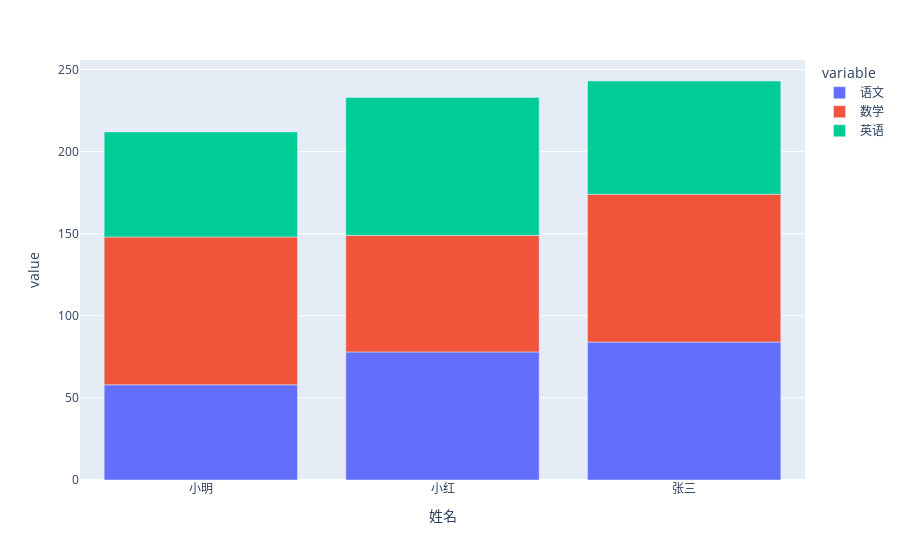

The notebook cell saved with this chart:
### Code cell
px.bar(
    data_frame=df,
    x="姓名",
    y=["语文","数学","英语"],
)

### Figure 1 — Plotly figure (JSON) as saved in the notebook; plotly's stock layout.template omitted (floating-point values rounded to 4 significant figures)
{"data": [{"alignmentgroup": "True", "hovertemplate": "variable=语文<br>姓名=%{x}<br>value=%{y}<extra></extra>", "legendgroup": "语文", "marker": {"color": "#636efa", "pattern": {"shape": ""}}, "name": "语文", "offsetgroup": "语文", "orientation": "v", "showlegend": true, "textposition": "auto", "type": "bar", "x": ["小明", "小红", "张三"], "xaxis": "x", "y": [58, 78, 84], "yaxis": "y"}, {"alignmentgroup": "True", "hovertemplate": "variable=数学<br>姓名=%{x}<br>value=%{y}<extra></extra>", "legendgroup": "数学", "marker": {"color": "#EF553B", "pattern": {"shape": ""}}, "name": "数学", "offsetgroup": "数学", "orientation": "v", "showlegend": true, "textposition": "auto", "type": "bar", "x": ["小明", "小红", "张三"], "xaxis": "x", "y": [90, 71, 90], "yaxis": "y"}, {"alignmentgroup": "True", "hovertemplate": "variable=英语<br>姓名=%{x}<br>value=%{y}<extra></extra>", "legendgroup": "英语", "marker": {"color": "#00cc96", "pattern": {"shape": ""}}, "name": "英语", "offsetgroup": "英语", "orientation": "v", "showlegend": true, "textposition": "auto", "type": "bar", "x": ["小明", "小红", "张三"], "xaxis": "x", "y": [64, 84, 69], "yaxis": "y"}], "layout": {"barmode": "relative", "legend": {"title": {"text": "variable"}, "tracegroupgap": 0}, "margin": {"t": 60}, "xaxis": {"anchor": "y", "domain": [0, 1], "title": {"text": "姓名"}}, "yaxis": {"anchor": "x", "domain": [0, 1], "title": {"text": "value"}}}}
